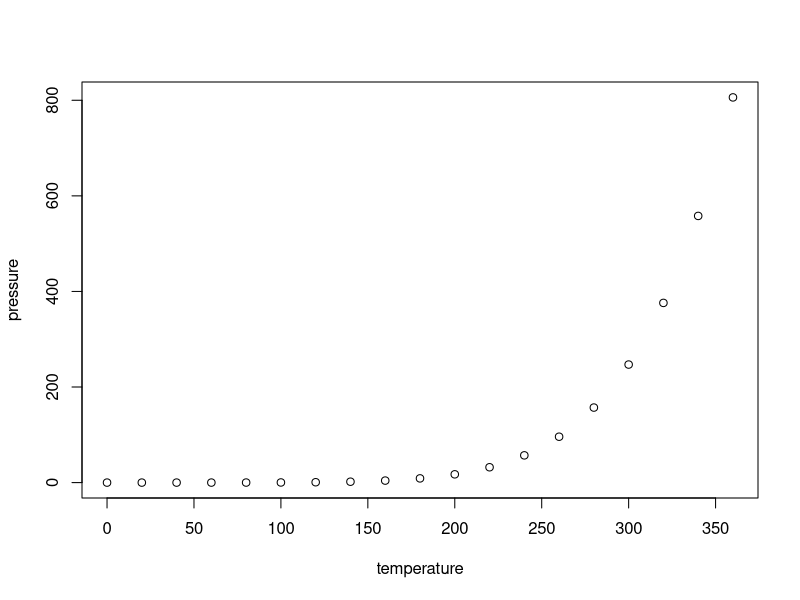
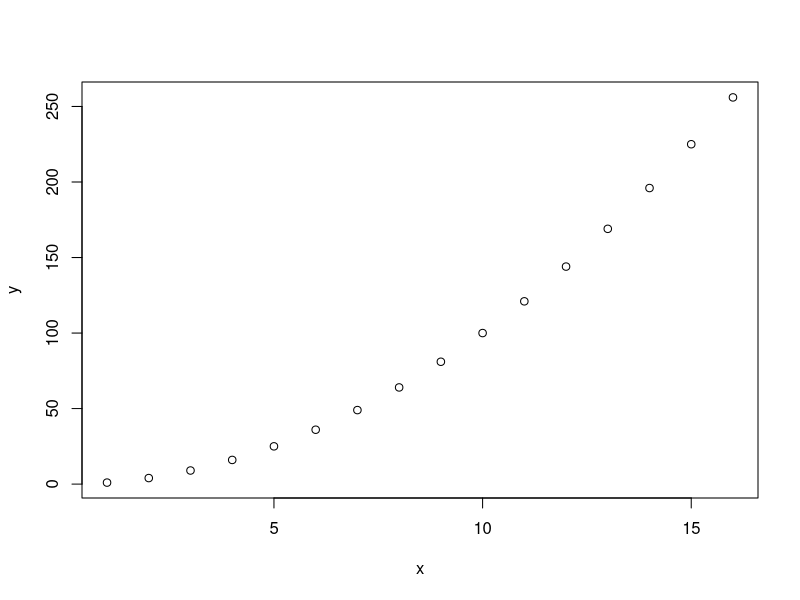

The R source for these figures, in order:
## ---- chunk 1
knitr::opts_chunk$set(echo = TRUE)
## ---- chunk 2
summary(cars)
## ---- chunk 3
plot(pressure)
## ---- chunk 4
x <- 1:16
y <- x^2
plot(x,y)
